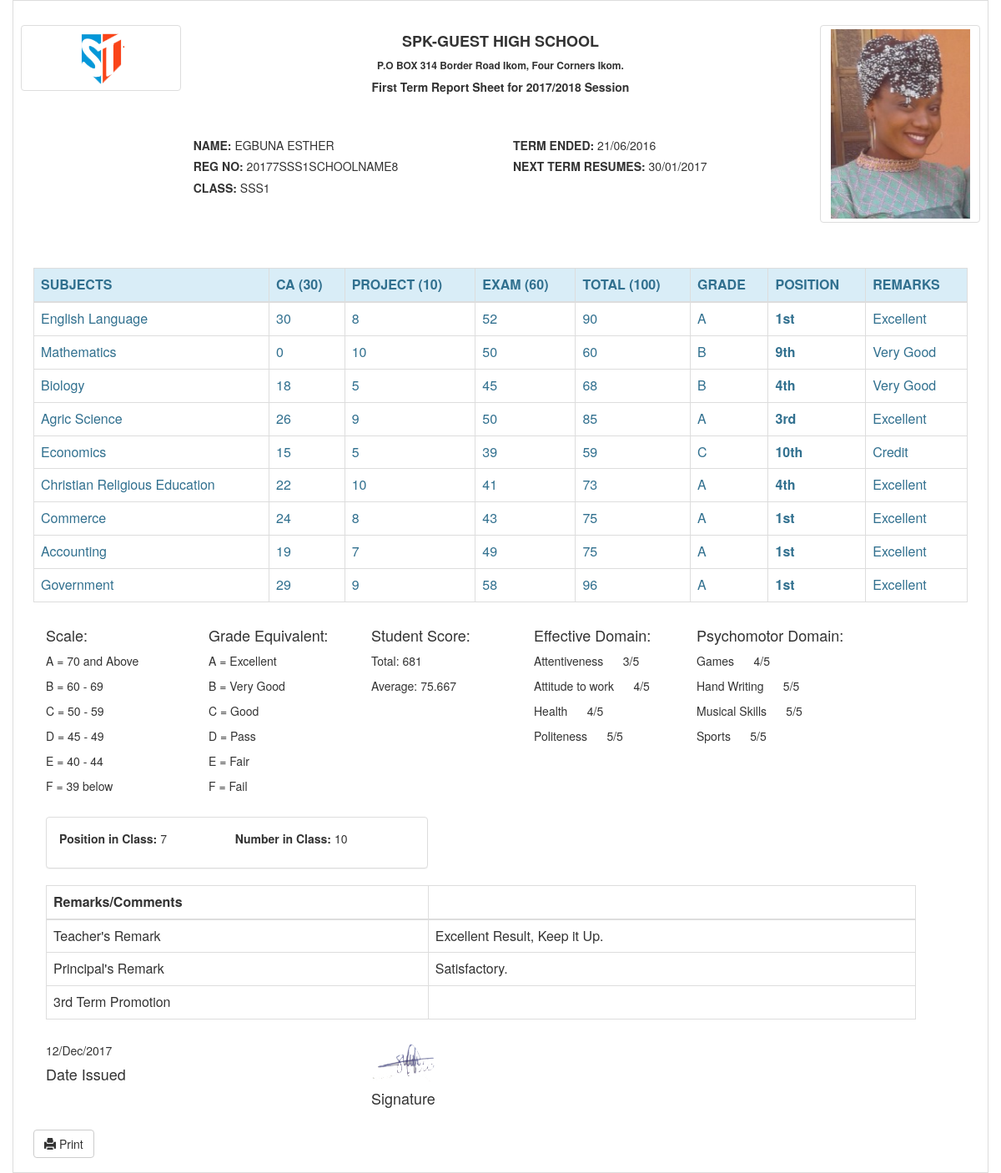
The page /result.php (signed in) on the database its author committed.
### tables this page shows
CREATE TABLE IF NOT EXISTS `results1` (
`id` int(10) NOT NULL,
  `class` varchar(10) DEFAULT NULL,
  `term` varchar(50) DEFAULT NULL,
  `session` varchar(50) DEFAULT NULL,
  `reg_number` varchar(50) DEFAULT NULL,
  `name` varchar(50) DEFAULT NULL,
  `subjects` varchar(100) DEFAULT NULL,
  `ca` int(10) DEFAULT NULL,
  `project` int(10) DEFAULT NULL,
  `exam` int(10) DEFAULT NULL,
  `subject_total` int(10) DEFAULT NULL,
  `subject_rank` int(10) DEFAULT NULL,
  `date_of_upload` varchar(20) DEFAULT NULL,
  `time_of_upload` timestamp NOT NULL DEFAULT CURRENT_TIMESTAMP
);

CREATE TABLE IF NOT EXISTS `dates` (
`id` int(10) NOT NULL,
  `end_of_term` varchar(50) DEFAULT NULL,
  `next_term_begins` varchar(50) DEFAULT NULL,
  `date_declared` varchar(50) DEFAULT NULL,
  `time_declared` timestamp NULL DEFAULT CURRENT_TIMESTAMP
);

CREATE TABLE IF NOT EXISTS `students` (
`id` int(10) NOT NULL,
  `gender` varchar(20) DEFAULT NULL,
  `firstname` varchar(50) DEFAULT NULL,
  `lastname` varchar(50) DEFAULT NULL,
  `othername` varchar(50) DEFAULT NULL,
  `dob` varchar(50) DEFAULT NULL,
  `mob` varchar(50) DEFAULT NULL,
  `yob` varchar(50) DEFAULT NULL,
  `contact_phone` varchar(20) DEFAULT NULL,
  `address` text,
  `state` varchar(50) DEFAULT NULL,
  `nationality` varchar(50) DEFAULT NULL,
  `sponsor_name` varchar(50) DEFAULT NULL,
  `sponsor_phone` varchar(20) DEFAULT NULL,
  `relationship` varchar(20) DEFAULT NULL,
  `class` varchar(20) DEFAULT NULL,
  `reg_number` varchar(100) DEFAULT NULL,
  `gen_password` varchar(20) DEFAULT NULL,
  `passport` varchar(255) DEFAULT NULL,
  `date_of_reg` varchar(20) DEFAULT NULL,
  `time_of_reg` timestamp NULL DEFAULT CURRENT_TIMESTAMP
);

CREATE TABLE IF NOT EXISTS `positions` (
`id` int(10) NOT NULL,
  `reg_number` varchar(100) DEFAULT NULL,
  `name` varchar(255) DEFAULT NULL,
  `class` varchar(50) DEFAULT NULL,
  `term` varchar(50) DEFAULT NULL,
  `session` varchar(50) DEFAULT NULL,
  `students_sub_total` int(50) DEFAULT NULL,
  `students_sub_average` float(11,3) DEFAULT NULL,
  `class_position` int(10) DEFAULT NULL,
  `upload_date` varchar(20) DEFAULT NULL,
  `upload_time` timestamp NULL DEFAULT CURRENT_TIMESTAMP
);

### result.php (the view, shortened to what this page needs)
<?php
	require_once("includes/connection.php");
	require_once("includes/functions.php");
?>
<?php
	$date = date('d/M/Y');
?>
<?php
	$query = " SELECT * FROM `results1` WHERE `id` = '{$_SESSION['student']}' ";
	$run_query = mysqli_query($connection, $query);
	if(mysqli_num_rows($run_query) == 1){
		while($result = mysqli_fetch_assoc($run_query)){
			$result_name = $result['name'];
			$result_reg_number = $result['reg_number'];
			$result_class = $result['class'];
			$result_term = $result['term'];
			$result_session = $result['session'];
		}
	}
?>
<?php
	$query = " SELECT * FROM `students` WHERE `reg_number` = '{$result_reg_number}' ";
	$run_query = mysqli_query($connection, $query);
	if(mysqli_num_rows($run_query) == 1){
		while($result = mysqli_fetch_assoc($run_query)){
			$result_passport = $result['passport'];
		}
	}
?>
<?php
	$query = " SELECT * FROM `administratives` ";
	$run_query = mysqli_query($connection, $query);
	if(mysqli_num_rows($run_query) == 1){
		while($result = mysqli_fetch_assoc($run_query)){
			$school_logo = $result['school_logo'];
			$school_name = $result['school_name'];
			$school_address = $result['school_motto'];
		}
	}
?>
<?php
	$query = " SELECT * FROM `dates` ";
	$run_query = mysqli_query($connection, $query);
	if(mysqli_num_rows($run_query) == 1){
		while($result = mysqli_fetch_assoc($run_query)){
			$term_ended = $result['end_of_term'];
			$next_term_starts = $result['next_term_begins'];
		}
	}
?>
<!DOCTYPE>
<html>
	<head>
		<link type='text/css' rel='stylesheet' href='css/bootstrap.css' />
		<link type='text/css' rel='stylesheet' href='css/font-awesome.css' />
		<link type='text/css' rel='stylesheet' href='css/blink.css' />
		<link rel='stylesheet' href='css/defined.css' />
	</head>
	<body>
		<div class='container' id='result_page'>
			<br />
			<div class='row'>
				<div class='col-md-2 col-sm-2 col-xs-2 thumbnail text-center'>
					<img src='<?php echo $school_logo; ?>' class='img-responsive' />
				</div>
				<div class='col-md-8 col-sm-8 col-xs-8'>
					<h4 class='text-center'><b><?php echo $school_name; ?></b></h4>
					<p class='text-center'><b><?php echo $school_address; ?></b></p>
					<h5 class='text-center'><b><?php echo $result_term; ?> Report Sheet for <?php echo $result_session; ?> Session</b></h5>
					<br />
					<br />
					<div class='row'>
						<div class='col-md-6 col-sm-6 col-xs-6'>
							<h5><b>NAME:</b> <?php echo strtoupper($result_name); ?></h5>
							<h5><b>REG NO:</b> <?php echo $result_reg_number; ?></h5>
							<h5><b>CLASS:</b> <?php echo $result_class; ?></h5>
						</div>
						<div class='col-md-6 col-sm-6 col-xs-6'>
							<h5><b>TERM ENDED:</b> <?php echo $term_ended; ?></h5>
							<h5><b>NEXT TERM RESUMES:</b> <?php echo $next_term_starts; ?></h5>
						</div>
					</div>
				</div>
				<div class='col-md-2 col-sm-2 col-xs-2 thumbnail text-center'>
					<img src='<?php echo $result_passport; ?>' class='img-responsive' />
				</div>
			</div>
			<br />
			<br />
			<?php
				$query = " SELECT * FROM `results1` WHERE `reg_number` = '{$result_reg_number}' AND `class` = '{$result_class}' AND `term` ='{$result_term}' AND `session` = '{$result_session}' ";
				$run_query = mysqli_query($connection, $query);
				if(mysqli_num_rows($run_query) > 0){
					echo"
						<div class=''>
							<table class='table table-bordered text-info' id='result'>
								<thead>
									<tr class='info'>
										<th>SUBJECTS</th>
										<th>CA (30)</th>
										<th>PROJECT (10)</th>
										<th>EXAM (60)</th>
										<th>TOTAL (100)</th>
										<th>GRADE</th>
										<th>POSITION</th>
										<th>REMARKS</th>
									</tr>
								</thead>
					";
					while($result = mysqli_fetch_assoc($run_query)){
						$result_subject = $result['subjects'];
						$result_ca = $result['ca'];
						$result_project = $result['project'];
						$result_exam = $result['exam'];
						$result_score = $result['subject_total'];
						$result_rank = subject_position($result['subject_rank']);
						$a = 70;
						$b = 60;
						$c = 50;
						$d = 45;
						$e = 40;
						if($result_score >= $a){
							$result_grade = "A";
							$remark = "Excellent";
						}
						elseif($result_score >= $b){
							$result_grade = "B";
							$remark = "Very Good";
						}
						elseif($result_score >= $c){
							$result_grade = "C";
							$remark = "Credit";
						}
						elseif($result_score >= $d){
							$remark = "Pass";
						}
						elseif($result_score >= $e){
							$result_grade = "E";
							$remark = "Fair";
						}
						else{
							$result_grade = "F";
							$remark = "Fail";
						}
						echo"
							<tr>
								<td>{$result_subject}</td>
								<td>{$result_ca}</td>
								<td>{$result_project}</td>
								<td>{$result_exam}</td>
								<td>{$result_score}</td>
								<td>{$result_grade}</td>
								<td>{$result_rank}</td>
								<td>{$remark}</td>
							</tr>
						";
					}
				}echo"
						</table>
					</div>
				";
			?>
			<?php
				$query = " SELECT * FROM `positions` WHERE `class` = '{$result_class}' AND `term` ='{$result_term}' AND `session` = '{$result_session}' ";
				$run_query = mysqli_query($connection, $query);
				$number_in_class = mysqli_num_rows($run_query);
				$query = " SELECT * FROM `positions` WHERE `reg_number` = '{$result_reg_number}' AND `class` = '{$result_class}' AND `term` ='{$result_term}' AND `session` = '{$result_session}' ";
				$run_query = mysqli_query($connection, $query);
				if(mysqli_num_rows($run_query) == 1){
					while($result = mysqli_fetch_assoc($run_query)){
						$student_total = $result['students_sub_total'];
						$student_average = $result['students_sub_average'];
						$position_in_class = $result['class_position'];
					}
				}
				if($student_average >= 60){
					$teacher_remark = "Excellent Result, Keep it Up.";
					$principal_remark = "Satisfactory.";
				}
				elseif($student_average >= 50){
					$teacher_remark = "Excellent Result, But you can do better.";
					$principal_remark = "Satisfactory.";
				}
				elseif($student_average >= 40){
					$teacher_remark = "Fair Result, Please Work Harder.";
					$principal_remark = "Satisfactory, Please add more effort.";
				}
				else{
					$teacher_remark = "Poor Result, Work Harder.";
					$principal_remark = "Poor Result, Put More Effort.";
				}
			?>
			<div class='container'>
				<div class='row'>
					<div class='col-md-2 col-xs-2'>
						<h4>Scale:</h4>
						<p class='grade'>A = 70 and Above</p>
						<p class='grade'>B = 60 - 69</p>
						<p class='grade'>C = 50 - 59</p>
						<p class='grade'>D = 45 - 49</p>
						<p class='grade'>E = 40 - 44</p>
						<p class='grade'>F = 39 below</p>
					</div>
					<div class='col-md-2 col-xs-2'>
						<h4>Grade Equivalent:</h4>
						<p class='grade'>A = Excellent</p>
						<p class='grade'>B = Very Good</p>
						<p class='grade'>C = Good</p>
						<p class='grade'>D = Pass</p>
						<p class='grade'>E = Fair</p>
						<p class='grade'>F = Fail</p>
					</div>
					<?php
						$attentive = rand(3, 5);
						$a_to_work = rand(3, 5);
						$health = rand(3, 5);
						$politeness = rand(3, 5);
						$games = rand(3, 5);
						$h_writing = rand(2, 5);
						$music_skills = rand(2, 5);
						$sports = rand(3, 5);
					?>
					<div class='col-md-2 col-xs-2'>
						<h4>Student Score:</h4>
						<p class='grade'>Total: <?php echo $student_total; ?></p>
						<p class='grade'>Average: <?php echo $student_average; ?></p>
					</div>
					<div class='col-md-2 col-xs-2'>
						<h4>Effective Domain:</h4>
						<p class='grade'>Attentiveness&nbsp;&nbsp;&nbsp;&nbsp;&nbsp; <?php echo $attentive; ?>/5</p>
						<p class='grade'>Attitude to work&nbsp;&nbsp;&nbsp;&nbsp;&nbsp; <?php echo $a_to_work; ?>/5</p>
						<p class='grade'>Health&nbsp;&nbsp;&nbsp;&nbsp;&nbsp; <?php echo $health; ?>/5</p>
						<p class='grade'>Politeness&nbsp;&nbsp;&nbsp;&nbsp;&nbsp; <?php echo $politeness; ?>/5</p>
					</div>
					<div class='col-md-3 col-xs-3'>
						<h4>Psychomotor Domain:</h4>
						<p class='grade'>Games&nbsp;&nbsp;&nbsp;&nbsp;&nbsp; <?php echo $games; ?>/5</p>
						<p class='grade'>Hand Writing&nbsp;&nbsp;&nbsp;&nbsp;&nbsp; <?php echo $h_writing; ?>/5</p>
						<p class='grade'>Musical Skills&nbsp;&nbsp;&nbsp;&nbsp;&nbsp; <?php echo $music_skills; ?>/5</p>
						<p class='grade'>Sports&nbsp;&nbsp;&nbsp;&nbsp;&nbsp; <?php echo $sports; ?>/5</p>
					</div>
				</div>
				<br />
				<div class='row'>
					<div class='col-md-5 col-xs-5'>
						<div class='panel panel-default'>
							<div class='panel-body'>
								<p class='grade'><b>Position in Class:</b> <?php echo $position_in_class; ?> <b>Number in Class:</b> <?php echo $number_in_class; ?></p>
							</div>
						</div>
					</div>
				</div>
				<div class='row'>
					<div class='col-md-11'>
						<table class='table table-bordered'>
							<thead>
								<tr>
									<th>Remarks/Comments</th>
									<th></th>
								</tr>
							</thead>
							<tbody>
								<tr>
									<td>Teacher's Remark</td>
									<td><?php echo $teacher_remark; ?></td>
								</tr>
								<tr>
									<td>Principal's Remark</td>
									<td><?php echo $principal_remark ?></td>
								</tr>
								<tr>
									<td>3rd Term Promotion</td>
									<td></td>
								</tr>
							</tbody>
						</table>
					</div>
				</div>
				<?php
					$query = " SELECT * FROM `administratives` ";
					$run_query = mysqli_query($connection, $query);
					if(mysqli_num_rows($run_query) == 1){
						while($result = mysqli_fetch_assoc($run_query)){
							$signature = $result['school_stamp'];
						}
					}
				?>
				<div class='row'>
					<div class='col-md-4 col-xs-4'>
						<h5><?php echo $date; ?></h5>
						<h4>Date Issued</h4>
					</div>
					<div class='col-md-4 col-xs-4'>
						<img src='<?php echo $signature; ?>' class='img-responsive' id='signature' />
						<h4>Signature</h4>
					</div>
				</div>
			</div>
			<br />
			<button type='button' class='btn btn-default noprint' onclick='window.print()' value='print a div!'><span class='glyphicon glyphicon-print'></span> Print </button>
			<br />
			<br />
		</div>
	</body>
<?php
	exit;
?>

### includes/functions.php (shortened to what this page needs)
<?php
	function subject_position($position){
		$position_array = array(11, 12, 13, 111, 112, 113, 211, 212, 213, 311, 312, 313, 411, 412, 413, 511, 512, 513, 611, 612, 613, 711, 712, 713, 811, 812, 813, 911, 912, 913);
		$reversed_position = strrev($position);
		$first_number_reversed = substr($reversed_position, 0, 1);
		if(in_array($position, $position_array)){
			$position_in_class = "<b>{$position}th</b>";
			return $msg = $position_in_class;
		}
		elseif($first_number_reversed == 1){
			$position_in_class = "<b>{$position}st</b>";
			return $msg = $position_in_class;
		}
		elseif($first_number_reversed == 2){
			$position_in_class = "<b>{$position}nd</b>";
			return $msg = $position_in_class;
		}
		elseif($first_number_reversed == 3){
			$position_in_class = "<b>{$position}rd</b>";
			return $msg = $position_in_class;
		}
		else{
			$position_in_class = "<b>{$position}th</b></b>	";
			return $msg = $position_in_class;
		}
	}
?>

### css/defined.css (style rules this page uses)
#result_page { border: 1px solid #ddd; padding: 1% 2% 0 2%; font-size: 12px; }
#signature { width: 25%; }
.grade { font-size: 14px; }

### rows shown on the page
results1: term "First Term", session "2017/2018", name "EGBUNA ESTHER", reg_number "20177SSS1SCHOOLNAME8", class "SSS1", subjects "Christian Religious Education", ca "22", project "10", exam "41", subject_total "73", subject_total "A", subject_rank "4", subject_total "Excellent"
dates: end_of_term "21/06/2016", next_term_begins "30/01/2017"
students: passport (picture)
results1: subjects "English Language", ca "30", project "8", exam "52", subject_total "90", subject_total "A", subject_rank "1", subject_total "Excellent"
results1: subjects "Mathematics", ca "0", project "10", exam "50", subject_total "60", subject_total "B", subject_rank "9", subject_total "Very Good"
results1: subjects "Biology", ca "18", project "5", exam "45", subject_total "68", subject_total "B", subject_rank "4", subject_total "Very Good"
results1: subjects "Agric Science", ca "26", project "9", exam "50", subject_total "85", subject_total "A", subject_rank "3", subject_total "Excellent"
results1: subjects "Economics", ca "15", project "5", exam "39", subject_total "59", subject_total "C", subject_rank "10", subject_total "Credit"
results1: subjects "Commerce", ca "24", project "8", exam "43", subject_total "75", subject_total "A", subject_rank "1", subject_total "Excellent"
results1: subjects "Accounting", ca "19", project "7", exam "49", subject_total "75", subject_total "A", subject_rank "1", subject_total "Excellent"
results1: subjects "Government", ca "29", project "9", exam "58", subject_total "96", subject_total "A", subject_rank "1", subject_total "Excellent"
positions: students_sub_total "681", students_sub_average "75.667", class_position "7", students_sub_average "Excellent Result, Keep it Up.", students_sub_average "Satisfactory."

### other values the page prints
$school_name "SPK-GUEST HIGH SCHOOL"
$school_address "P.O BOX 314 Border Road Ikom, Four Corners Ikom."
$number_in_class "10"
